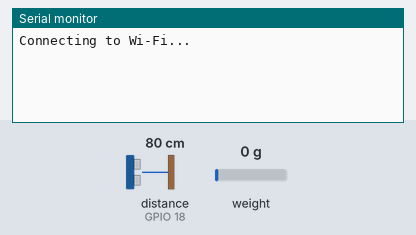
Simulated run of this sketch. Board: ESP32. Parts: the last lines printed to the serial monitor. The test bench sets the inputs (shaded band); at power-on: distance to the obstacle (sensor on GPIO 18) 80 cm, weight on the scale 0 g. The echo pulse lasts 58.3 µs per cm; WiFi joins after 1.5 s; servers stay silent unless stated; EEPROM starts erased; no MQTT or app messages arrive unless stated.

Above: at 2.2 s.
2.3 s: distance to the obstacle (sensor on GPIO 18) set to 2 cm
At 3.5 s:
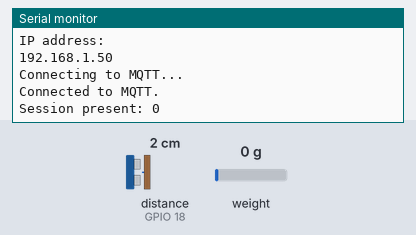
12.3 s: weight on the scale set to 100 g
At 21.8 s:
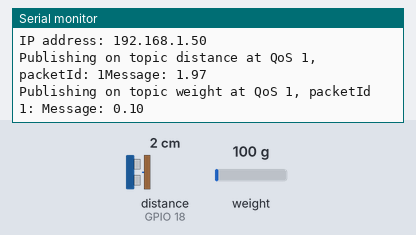
22.3 s: distance to the obstacle (sensor on GPIO 18) set to 4 cm
At 32.1 s:
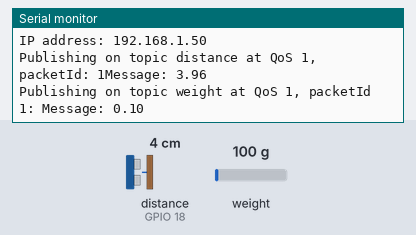
32.3 s: weight on the scale set to 1250 g
At 43.0 s:
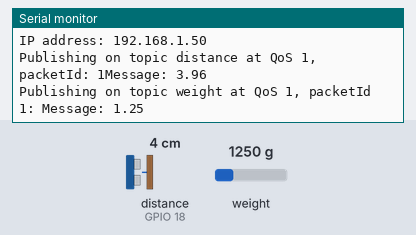
Timing chart, 0 to 43.3 s (numbered marks = the images above; inputs shaded):
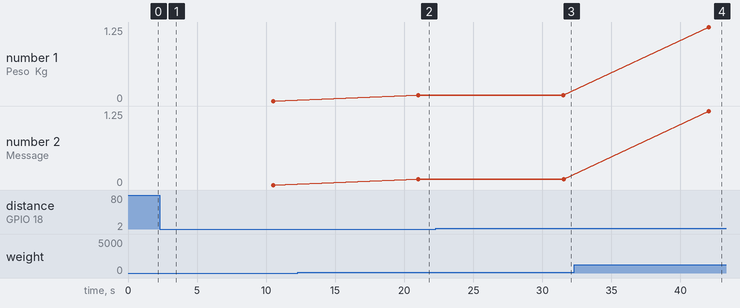

The sketch:

ProgramaESP32.ino
```cpp
#include <Arduino.h>
#include <Wire.h>
#include <WiFi.h>
#include "HX711.h"
#include "soc/rtc.h"
#include "BluetoothSerial.h"
#include "esp_adc_cal.h"
#include <Preferences.h>
extern "C" {
  #include "freertos/FreeRTOS.h"
  #include "freertos/timers.h"
}
#include <AsyncMqttClient.h>

// Pines para el sensor de peso HX711
const int LOADCELL_DOUT_PIN = 16;
const int LOADCELL_SCK_PIN = 4;

// Replace the next variables with your SSID/Password combination
#define WIFI_SSID "NETONE_CABELLO"
#define WIFI_PASSWORD "ncgenius1991"

// Add your MQTT Broker IP address, example:
#define MQTT_HOST IPAddress(192, 168, 0, 113)
#define MQTT_PORT 1833

// Distancia y peso MQTT Topics
#define MQTT_PUB_TEMP "distance"
#define MQTT_PUB_HUM  "weight"

AsyncMqttClient mqttClient;
TimerHandle_t mqttReconnectTimer;
TimerHandle_t wifiReconnectTimer;

unsigned long previousMillis = 0;   // Stores last time temperature was published
const long interval = 10000;        // Interval at which to publish sensor readings

HX711 scale;
Preferences preferences;

// Pines para el sensor ultrasonico
const int trigPin = 5;
const int echoPin = 18;

//Velocidad del sonido en cm/uS
#define SOUND_SPEED 0.034

long duration;
float distanceCm;


void connectToWifi() {
  Serial.println("Connecting to Wi-Fi...");
  WiFi.begin(WIFI_SSID, WIFI_PASSWORD);
}

void connectToMqtt() {
  Serial.println("Connecting to MQTT...");
  mqttClient.connect();
}

void WiFiEvent(WiFiEvent_t event) {
  Serial.printf("[WiFi-event] event: %d\n", event);
  switch(event) {
    case SYSTEM_EVENT_STA_GOT_IP:
      Serial.println("WiFi connected");
      Serial.println("IP address: ");
      Serial.println(WiFi.localIP());
      connectToMqtt();
      break;
    case SYSTEM_EVENT_STA_DISCONNECTED:
      Serial.println("WiFi lost connection");
      xTimerStop(mqttReconnectTimer, 0); // ensure we don't reconnect to MQTT while reconnecting to Wi-Fi
      xTimerStart(wifiReconnectTimer, 0);
      break;
  }
}

void onMqttConnect(bool sessionPresent) {
  Serial.println("Connected to MQTT.");
  Serial.print("Session present: ");
  Serial.println(sessionPresent);
}

void onMqttDisconnect(AsyncMqttClientDisconnectReason reason) {
  Serial.println("Disconnected from MQTT.");
  if (WiFi.isConnected()) {
    xTimerStart(mqttReconnectTimer, 0);
  }
}

void onMqttPublish(uint16_t packetId) {
  Serial.print("Publish acknowledged.");
  Serial.print("  packetId: ");
  Serial.println(packetId);
}

void setup() {
  Serial.begin(115200); // Starts the serial communication
  pinMode(trigPin, OUTPUT); // Sets the trigPin as an Output
  pinMode(echoPin, INPUT); // Sets the echoPin as an Input
  scale.begin(LOADCELL_DOUT_PIN, LOADCELL_SCK_PIN);
  preferences.begin("NPC-Balanzas", false);
  double calibracion = preferences.getDouble("calibracion",14.83);
  scale.set_scale(14.83);
  scale.tare(); // reset the scale to 0
  preferences.end();

  mqttReconnectTimer = xTimerCreate("mqttTimer", pdMS_TO_TICKS(2000), pdFALSE, (void*)0, reinterpret_cast<TimerCallbackFunction_t>(connectToMqtt));
  wifiReconnectTimer = xTimerCreate("wifiTimer", pdMS_TO_TICKS(2000), pdFALSE, (void*)0, reinterpret_cast<TimerCallbackFunction_t>(connectToWifi));

  WiFi.onEvent(WiFiEvent);

  mqttClient.onConnect(onMqttConnect);
  mqttClient.onDisconnect(onMqttDisconnect);
  //mqttClient.onSubscribe(onMqttSubscribe);
  //mqttClient.onUnsubscribe(onMqttUnsubscribe);
  mqttClient.onPublish(onMqttPublish);
  mqttClient.setServer(MQTT_HOST, MQTT_PORT);
  // If your broker requires authentication (username and password), set them below
  //mqttClient.setCredentials("REPlACE_WITH_YOUR_USER", "REPLACE_WITH_YOUR_PASSWORD");
  connectToWifi();

}

void loop() {

  unsigned long currentMillis = millis();
  // Every X number of seconds (interval = 10 seconds)
  // it publishes a new MQTT message
  if (currentMillis - previousMillis >= interval) {
    // Save the last time a new reading was published
  previousMillis = currentMillis;

  double oneReading = (scale.get_units(5)/1000);

  // Clears the trigPin
  digitalWrite(trigPin, LOW);
  delayMicroseconds(2);
  // Sets the trigPin on HIGH state for 10 micro seconds
  digitalWrite(trigPin, HIGH);
  delayMicroseconds(10);
  digitalWrite(trigPin, LOW);

  // Reads the echoPin, returns the sound wave travel time in microseconds
  duration = pulseIn(echoPin, HIGH);

  // Calculate the distance
  distanceCm = duration * SOUND_SPEED/2;

  // Prints the distance in the Serial Monitor
  Serial.print("Distancia (cm): ");
  Serial.println(distanceCm);

  Serial.print("Peso (Kg): ");
  Serial.println(oneReading);

  Serial.print("IP address: ");
  Serial.println(WiFi.localIP());


  // Check if any reads failed and exit early (to try again).
  if (isnan(distanceCm) || isnan(oneReading)) {
    Serial.println(F("Failed to read from DHT sensor!"));
    return;
  }

  // Publish an MQTT message on topic esp32/dht/temperature
  uint16_t packetIdPub1 = mqttClient.publish(MQTT_PUB_TEMP, 1, true, String(distanceCm).c_str());
  Serial.printf("Publishing on topic %s at QoS 1, packetId: %i", MQTT_PUB_TEMP, packetIdPub1);
  Serial.printf("Message: %.2f \n", distanceCm);

  // Publish an MQTT message on topic esp32/dht/humidity
  uint16_t packetIdPub2 = mqttClient.publish(MQTT_PUB_HUM, 1, true, String(oneReading).c_str());
  Serial.printf("Publishing on topic %s at QoS 1, packetId %i: ", MQTT_PUB_HUM, packetIdPub2);
  Serial.printf("Message: %.2f \n", oneReading);
  }
  delay(1000);
}
```

Measured:
- after the input at 12.3 s, the serial monitor: prints a new line after 8.7 s (image 2)
- after the input at 22.3 s, the serial monitor: prints a new line after 9.2 s (image 3)
- after the input at 32.3 s, the serial monitor: prints a new line after 9.7 s (image 4)
- plotted number 1: 0 → 0.1 after the input at 12.3 s, 0.1 → 1.25 after the input at 32.3 s
- plotted number 2: 0 → 0.1 after the input at 12.3 s, 0.1 → 1.25 after the input at 32.3 s
